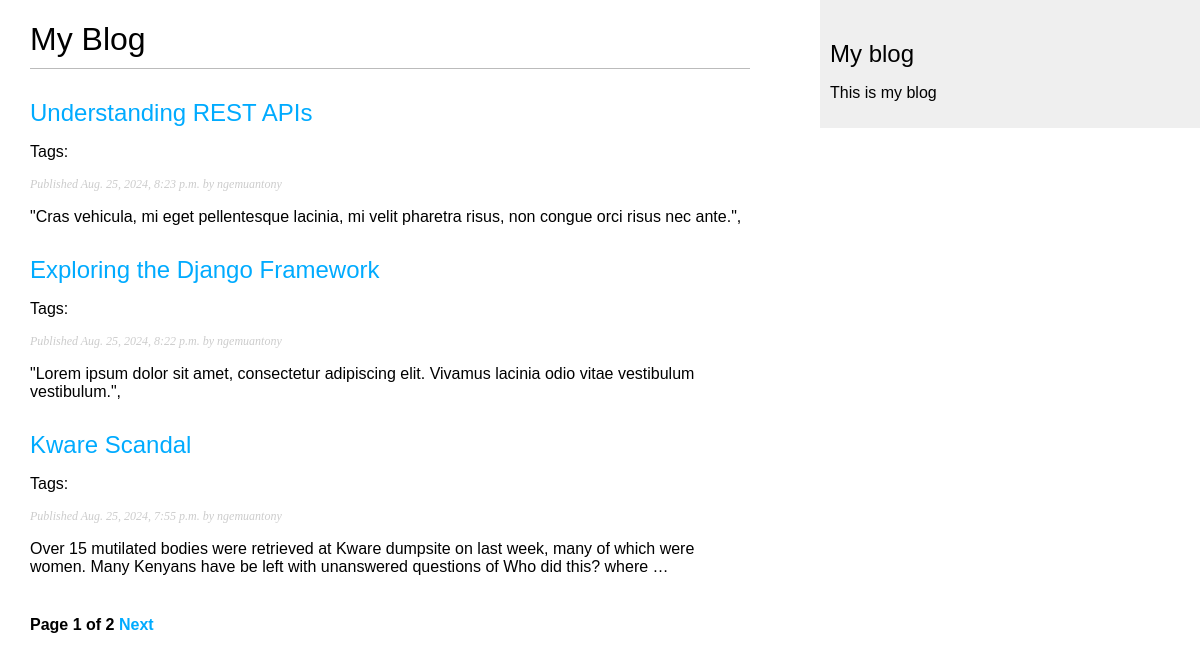
Screenshot of /blog/ with the database file from the repository.
### blog/models.py (models this page shows, shortened)
class Post(models.Model):
    class Status(models.TextChoices):
        DRAFT = 'DF', 'Draft'
        PUBLISHED = 'PB', 'Published'
    title = models.CharField(max_length=250)
    slug = models.SlugField(max_length=250, unique_for_date='publish')
    author = models.ForeignKey(
        settings.AUTH_USER_MODEL,
        on_delete=models.CASCADE,
        related_name='blog_posts'
    )
    body = models.TextField()
    publish = models.DateTimeField(default=timezone.now)
    created = models.DateTimeField(auto_now_add=True)
    updated = models.DateTimeField(auto_now=True)
    status = models.CharField(
        max_length=2,
        choices=Status.choices,
        default=Status.DRAFT
    )
    objects = models.Manager()  # The default manager.
    published = PublishedManager()  # Our custom manager.
    class Meta:
        ordering = ['-publish']
        indexes = [
            models.Index(fields=['-publish']),
        ]
    def get_absolute_url(self):
        return reverse(
            'blog:post_detail',
            args=[
                self.publish.year,
                self.publish.month,
                self.publish.day,
                self.slug
            ]
        )
    tags = TaggableManager()

### blog/views.py (the view)
# urls.py: path('', views.post_list, name='post_list'),
def post_list(request, tag_slug=None):
    posts = Post.published.all()
    tag = None
    if tag_slug:
        tag = get_object_or_404(Tag, slug=tag_slug)
        posts = posts.filter(tags__in=[tag])
    paginator = Paginator(posts, 3)
    page_number = request.GET.get('page', 1)
    try:
        page_obj = paginator.get_page(page_number)
    except PageNotAnInteger:  # Handle non-integer page numbers
        page_obj = paginator.page(1)
    except EmptyPage:
        page_obj = paginator.page(paginator.num_pages)
    return render(
        request,
        'blog/post/list.html',
        {
            'posts': page_obj,
            'tag': tag
        }
    )

### blog/models.py (called while the page is built)
    def get_queryset(self):
        return super().get_queryset().filter(status=Post.Status.PUBLISHED)

### blog/templates/blog/post/list.html (shortened to what this page needs)
{% extends 'blog/base.html' %}
{% block content %}
    <h1>My Blog</h1>
    {% for post in posts %}
        <h2>
            <a href="{{ post.get_absolute_url }}">
                {{ post.title }}
            </a>
        </h2>
        <p class="tags">Tags:
        </p>
        <p class="date">
            Published {{ post.publish }} by {{ post.author }}
        </p>
        {{ post.body | truncatewords:30 | linebreaks }}
    {% endfor %}
    {% include "pagination.html" with page=posts %}
{% endblock %}

### blog/static/css/blog.css (style rules this page uses)
body { margin:0; padding:0; font-family:helvetica, sans-serif; }
a { color:#00abff; text-decoration:none; }
h1 { font-weight:normal; border-bottom:1px solid #bbb; padding:0 0 10px 0; }
h2 { font-weight:normal; margin:30px 0 0; }
p.date { color:#ccc; font-family: georgia, serif; font-size: 12px; font-style: italic; }

### rows the page displays
Post: title "Understanding REST APIs", publish "Aug. 25, 2024, 8:23 p.m.", author "ngemuantony", body "\"Cras vehicula, mi eget pellentesque lacinia, mi velit pharetra risus, non congue orci risus nec ante.\","
Post: title "Exploring the Django Framework", publish "Aug. 25, 2024, 8:22 p.m.", author "ngemuantony", body "\"Lorem ipsum dolor sit amet, consectetur adipiscing elit. Vivamus lacinia odio vitae vestibulum vestibulum.\","
Post: title "Kware Scandal", publish "Aug. 25, 2024, 7:55 p.m.", author "ngemuantony", body "Over 15 mutilated bodies were retrieved at Kware dumpsite on last week, many of which were women. Many Kenyans have be left with unanswered questions of Who did this? where …"

### other values shown
{{ page.number }} "1"
{{ page.paginator.num_pages }} "2"
